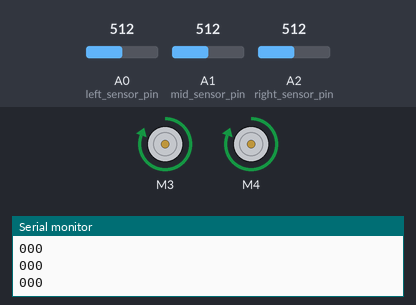
Bench run of a sketch on a simulated Arduino Uno, built with avr-gcc and run on an emulated ATmega328P. Parts: 2 × DC motor (green arrow = forward, orange = backward, longer = faster), the last lines printed to the serial monitor. The inputs (shaded band) are chosen by the test bench; at power-on: A0 (left_sensor_pin) = 512, A2 (right_sensor_pin) = 512, A1 (mid_sensor_pin) = 512.

Above: at 1.2 s.
1.3 s: A0 (left_sensor_pin) set to 493
At 1.6 s:
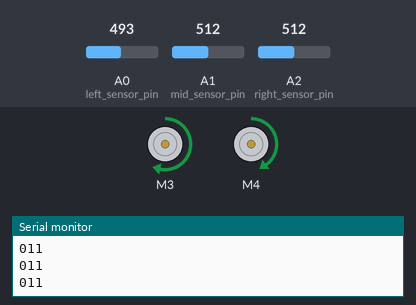
2.8 s: A0 (left_sensor_pin) set to 511
At 4.0 s:
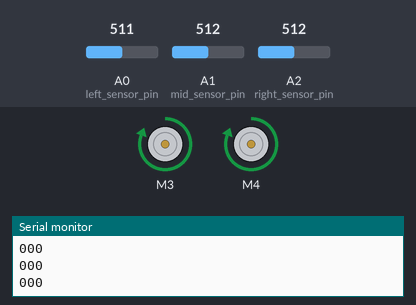
4.3 s: A2 (right_sensor_pin) set to 490
At 5.2 s:
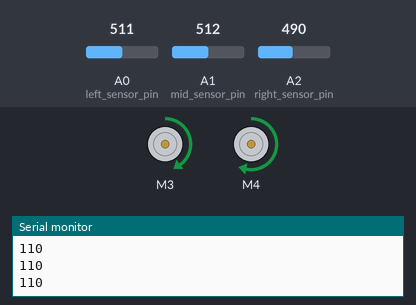
5.8 s: A2 (right_sensor_pin) set to 511
At 6.5 s:
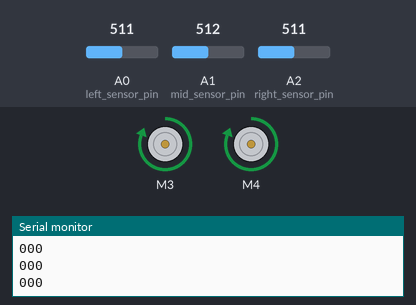
Timing chart, 0 to 8.3 s (numbered marks = the images above; inputs shaded):
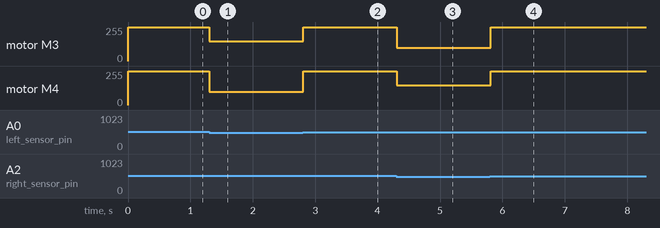

Measured:
- the behaviour switches between 501 and 500 on A0 (left_sensor_pin) (found by bisection; images 0 and 1)
- the behaviour switches between 501 and 500 on A2 (right_sensor_pin) (found by bisection; images 2 and 3)
- after the input at 1.3 s, motor M3: forward 255/255 → forward 150/255 at once; motor M4: forward 255/255 → forward 100/255 at once
- after the input at 2.8 s, motor M3: forward 150/255 → forward 255/255 at once; motor M4: forward 100/255 → forward 255/255 at once
- after the input at 4.3 s, motor M3: forward 255/255 → forward 100/255 at once; motor M4: forward 255/255 → forward 150/255 at once
- after the input at 5.8 s, motor M3: forward 100/255 → forward 255/255 at once; motor M4: forward 150/255 → forward 255/255 at once

The sketch:

opto-3sensors.ino
```cpp
#define TIMEOUT_MILLIS 100000000000
#include <Wire.h>
#include <Adafruit_MotorShield.h>
#include "utility/Adafruit_MS_PWMServoDriver.h"

Adafruit_MotorShield AFMS = Adafruit_MotorShield();

Adafruit_DCMotor *leftMotor = AFMS.getMotor(3);  //left motor on port 1
Adafruit_DCMotor *rightMotor = AFMS.getMotor(4); //right motor on port 2

//Sensor Connection - changed temp. because behind wheel
const int left_sensor_pin = A0;
const int right_sensor_pin = A2;
const int mid_sensor_pin = A1;

int sensor_state_left;
int sensor_state_right;
int sensor_state_mid;

int IR_high = 500;
int IR_highm = 500;

void setup()
{
    Serial.begin(9600);
    AFMS.begin();
    // Set the speed to start, from 0 (off) to 255 (max speed)
    leftMotor->setSpeed(0);
    leftMotor->run(BACKWARD);
    // turn on motor
    leftMotor->run(RELEASE);

    rightMotor->setSpeed(0);
    rightMotor->run(BACKWARD);
    rightMotor->run(RELEASE);
}

bool left_sensor()
{
    sensor_state_left = analogRead(left_sensor_pin);
    if (sensor_state_left > IR_high)
    {
      return 1;
    }
    else
    {
      return 0;
    }
}

bool right_sensor()
{
    sensor_state_right = analogRead(right_sensor_pin);
    if (sensor_state_right > IR_high)
    {
      return 1;
    }
    else
    {
      return 0;
    }
}


bool mid_sensor()
{
    sensor_state_mid = analogRead(mid_sensor_pin);
    if (sensor_state_mid > IR_highm)
    {
      return 1;
    }
    else
    {
      return 0;
    }
}

void run_motor(int LEFT, int RIGHT)
{
    leftMotor->setSpeed(LEFT);
    leftMotor->run(FORWARD);
    rightMotor->setSpeed(RIGHT);
    rightMotor->run(FORWARD);
    delay(10);
}

inline void line_follow_basic()
{
    // Blindly follows the line until some time limit is reached.
    unsigned long start_time = millis();

    //while (millis() - start_time < TIMEOUT_MILLIS)
    while (1)
    {

        // assumes for the moment that the sensors are ahead of the wheels.
        int rightbool = right_sensor();
        int leftbool = left_sensor();
        int midbool = mid_sensor();

        int command[3] = {leftbool, midbool, rightbool};

        if (command[0] && command[1] && not command[2])
        {
            run_motor(100, 150);
            Serial.println("110");
        }
        else if (command[0] && not command[1] && not command[2])
        {
            run_motor(100,150);
            Serial.println("100");
        }
        else if (not command[0] && command[1] && command[2])
        {
            run_motor(150, 100);
            Serial.println("011");
        }
        else if (not command[0] && command[1] && not command[2])
        {
            run_motor(255,255);
            Serial.println("010");
        }
        else if (not command[0] && not command[1] && command[2])
        {
            run_motor(150,100);
            Serial.println("001");
        }
        else
        {
            run_motor(255,255);
            Serial.println("000");
        }
    }
}

void loop()
{
    uint8_t i;

    line_follow_basic();
}
```
